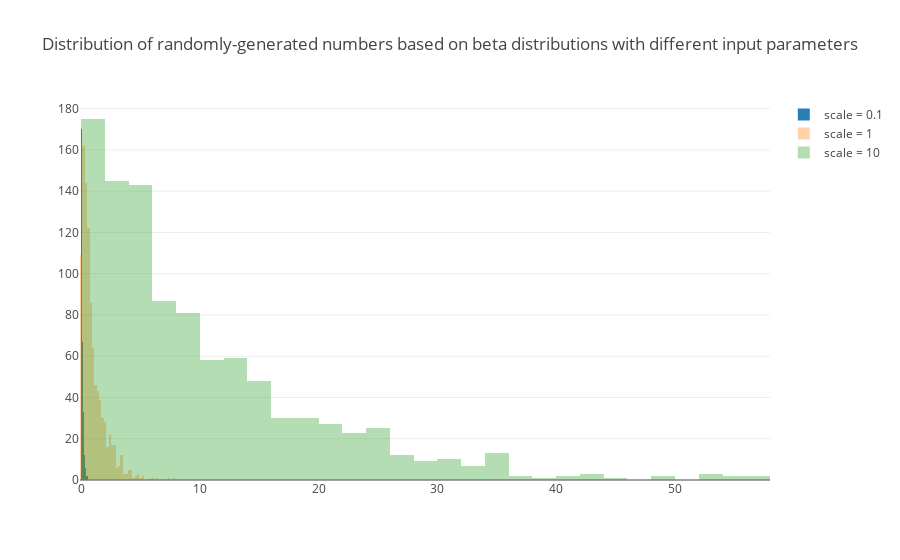

This figure's notebook cell:
### Markdown cell above
Let's now generate 1000 random numbers according to the exponential distribution...
Note from above that the loc value determines the *x* value corresponding to the highest (peak) value of the PDF curve

The numpy `exponential()` only takes the scale value as an argument, not the loc.

### Code cell
# generate 1000 random values with different scale values

exponValues_scale01 = np.random.exponential(0.1,1000)
exponValues_scale1 = np.random.exponential(1,1000)
exponValues_scale10 = np.random.exponential(10,1000)

# plot all the variables - reference: https://plot.ly/python/histograms/
trace1 = go.Histogram(x=exponValues_scale01, opacity=0.95, name = 'scale = 0.1')
trace2 = go.Histogram(x=exponValues_scale1, opacity=0.35, name = 'scale = 1')
trace3 = go.Histogram(x=exponValues_scale10, opacity=0.35, name = 'scale = 10')

data = [trace1, trace2, trace3]
layout = go.Layout(
    barmode='overlay',
    title = 'Distribution of randomly-generated numbers based on beta distributions with different input parameters')

fig = go.Figure(data=data, layout=layout)
iplot(fig)

### Figure 1 — Plotly figure (JSON) as saved in the notebook; plotly's stock layout.template omitted (floating-point values rounded to 4 significant figures; data arrays with more than 128 entries replaced by an {"elided": "..."} marker saying what was removed)
{"data": [{"name": "scale = 0.1", "opacity": 0.95, "type": "histogram", "uid": "8e47f080-dc6f-11e8-b3ed-80fa5b2a4c05", "x": {"elided": "1000 float values"}}, {"name": "scale = 1", "opacity": 0.35, "type": "histogram", "uid": "8e47f081-dc6f-11e8-b577-80fa5b2a4c05", "x": {"elided": "1000 float values"}}, {"name": "scale = 10", "opacity": 0.35, "type": "histogram", "uid": "8e47f082-dc6f-11e8-846d-80fa5b2a4c05", "x": {"elided": "1000 float values"}}], "layout": {"barmode": "overlay", "title": "Distribution of randomly-generated numbers based on beta distributions with different input parameters"}}
